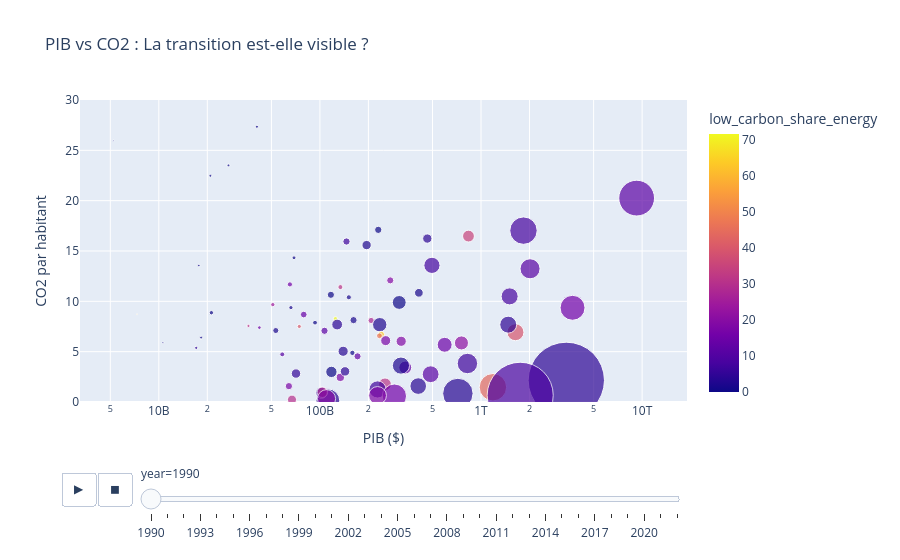

The notebook cell this image was saved under:
### Code cell
fig = px.scatter(df,
                x="gdp",
                y="co2_per_capita",
                size="population",
                size_max=60,
                color="low_carbon_share_energy",
                hover_name="country",
                log_x=True,
                animation_frame = "year",
                range_y=[0,30],
                title= "PIB vs CO2 : La transition est-elle visible ?",
                labels = {"gdp":"PIB ($)", "co2_per_capita": "CO2 par habitant"})

fig.show()

### Figure 1 — Plotly figure (JSON) as saved in the notebook; plotly's stock layout.template omitted (floating-point values rounded to 4 significant figures)
{"data": [{"hovertemplate": "<b>%{hovertext}</b><br><br>year=1990<br>PIB ($)=%{x}<br>CO2 par habitant=%{y}<br>population=%{marker.size}<br>low_carbon_share_energy=%{marker.color}<extra></extra>", "hovertext": ["Algeria", "Argentina", "Australia", "Austria", "Azerbaijan", "Bangladesh", "Belarus", "Belgium", "Brazil", "Bulgaria", "Canada", "Chile", "China", "Colombia", "Croatia", "Cyprus", "Czechia", "Denmark", "Ecuador", "Egypt", "Estonia", "Finland", "France", "Germany", "Greece", "Hong Kong", "Hungary", "Iceland", "India", "Indonesia", "Iran", "Iraq", "Ireland", "Israel", "Italy", "Japan", "Kazakhstan", "Kuwait", "Latvia", "Lithuania", "Luxembourg", "Malaysia", "Mexico", "Morocco", "Netherlands", "New Zealand", "North Macedonia", "Norway", "Oman", "Pakistan", "Peru", "Philippines", "Poland", "Portugal", "Qatar", "Romania", "Russia", "Saudi Arabia", "Singapore", "Slovakia", "Slovenia", "South Africa", "South Korea", "Spain", "Sri Lanka", "Sweden", "Switzerland", "Taiwan", "Thailand", "Trinidad and Tobago", "Turkey", "Turkmenistan", "Ukraine", "United Arab Emirates", "United Kingdom", "United States", "Uzbekistan", "Venezuela", "Vietnam"], "legendgroup": "", "marker": {"color": [0.119, 13.7, 4.137, 27.76, 1.77, 3.332, 0.012, 19.45, 43.67, 14.0, 35.07, 18.08, 4.45, 31.2, 10.9, 0.0, 6.996, 1.204, 17.3, 7.097, 0.0, 31.16, 39.22, 11.4, 1.714, 0.0, 12.0, 59.08, 8.845, 3.597, 2.531, 5.453, 1.644, 0.006, 4.568, 15.85, 2.384, 0.0, 14.55, 24.86, 0.629, 4.645, 7.005, 4.106, 1.341, 40.27, 4.612, 71.56, 0.0, 16.08, 28.07, 18.76, 0.339, 13.74, 0.0, 4.324, 7.893, 0.0, 0.097, 15.63, 30.88, 2.553, 14.88, 21.03, 29.79, 63.3, 45.97, 18.87, 3.878, 0.139, 11.59, 0.005, 7.553, 0.0, 7.938, 12.01, 3.562, 17.21, 19.58], "coloraxis": "coloraxis", "size": [25380000.0, 32760000.0, 17130000.0, 7680000.0, 7231000.0, 111600000.0, 10190000.0, 9961000.0, 149100000.0, 8822000.0, 27790000.0, 13440000.0, 1154000000.0, 32440000.0, 4835000.0, 788400.0, 10300000.0, 5141000.0, 10470000.0, 58400000.0, 1570000.0, 4987000.0, 56990000.0, 79710000.0, 10260000.0, 5561000.0, 10380000.0, 254800.0, 865000000.0, 183500000.0, 58380000.0, 17580000.0, 3514000.0, 4545000.0, 57030000.0, 123400000.0, 17150000.0, 1685000.0, 2660000.0, 3695000.0, 381700.0, 17830000.0, 82820000.0, 24380000.0, 15030000.0, 3397000.0, 2064000.0, 4241000.0, 1764000.0, 116200000.0, 22010000.0, 62850000.0, 38060000.0, 9990000.0, 440200.0, 22940000.0, 149000000.0, 10640000.0, 3040000.0, 5266000.0, 1998000.0, 40750000.0, 44080000.0, 39080000.0, 16350000.0, 8559000.0, 6713000.0, 20590000.0, 54740000.0, 1252000.0, 56020000.0, 3761000.0, 52050000.0, 1898000.0, 57370000.0, 253400000.0, 20460000.0, 19830000.0, 65500000.0], "sizemode": "area", "sizeref": 396200.0, "symbol": "circle"}, "mode": "markers", "name": "", "orientation": "v", "showlegend": false, "type": "scatter", "x": [117800000000.0, 338800000000.0, 464100000000.0, 208000000000.0, 53240000000.0, 112100000000.0, 117000000000.0, 273300000000.0, 1185000000000.0, 79350000000.0, 836000000000.0, 134000000000.0, 3385000000000.0, 253500000000.0, 58370000000.0, 10600000000.0, 146200000000.0, 151200000000.0, 64190000000.0, 228000000000.0, 27070000000.0, 134100000000.0, 1636000000000.0, 2016000000000.0, 161700000000.0, 159000000000.0, 106800000000.0, 7326000000.0, 1751000000000.0, 718500000000.0, 318500000000.0, 71050000000.0, 66090000000.0, 93270000000.0, 1475000000000.0, 3700000000000.0, 194900000000.0, 20900000000.0, 42100000000.0, 51020000000.0, 14060000000.0, 143200000000.0, 823600000000.0, 102200000000.0, 411400000000.0, 74480000000.0, 17070000000.0, 124900000000.0, 18310000000.0, 290100000000.0, 103600000000.0, 227900000000.0, 310700000000.0, 171200000000.0, 5222000000.0, 128000000000.0, 1835000000000.0, 230200000000.0, 69070000000.0, 65120000000.0, 36030000000.0, 235100000000.0, 594800000000.0, 756100000000.0, 67100000000.0, 240200000000.0, 234200000000.0, 319500000000.0, 407600000000.0, 17710000000.0, 486800000000.0, 21200000000.0, 495900000000.0, 40640000000.0, 1506000000000.0, 9250000000000.0, 139400000000.0, 256100000000.0, 109900000000.0], "xaxis": "x", "y": [2.991, 3.425, 16.24, 8.098, 7.101, 0.126, 10.65, 12.08, 1.466, 8.687, 16.48, 2.449, 2.153, 1.753, 4.733, 5.896, 15.94, 10.4, 1.575, 1.248, 23.5, 11.41, 6.929, 13.23, 8.133, 4.882, 7.073, 8.719, 0.668, 0.845, 3.616, 2.826, 9.375, 7.882, 7.684, 9.359, 15.59, 22.47, 7.391, 9.672, 30.94, 3.043, 3.825, 0.915, 10.85, 7.504, 5.378, 8.254, 6.398, 0.584, 0.972, 0.649, 9.889, 4.536, 25.96, 7.696, 17.02, 17.1, 14.32, 11.68, 7.556, 7.68, 5.683, 5.869, 0.233, 6.709, 6.576, 6.033, 1.581, 13.56, 2.759, 8.871, 13.57, 27.35, 10.49, 20.25, 5.039, 6.096, 0.325], "yaxis": "y"}], "layout": {"coloraxis": {"colorbar": {"title": {"text": "low_carbon_share_energy"}}, "colorscale": [[0, "#0d0887"], [0.1111, "#46039f"], [0.2222, "#7201a8"], [0.3333, "#9c179e"], [0.4444, "#bd3786"], [0.5556, "#d8576b"], [0.6667, "#ed7953"], [0.7778, "#fb9f3a"], [0.8889, "#fdca26"], [1, "#f0f921"]]}, "legend": {"itemsizing": "constant", "tracegroupgap": 0}, "sliders": [{"active": 0, "currentvalue": {"prefix": "year="}, "len": 0.9, "pad": {"b": 10, "t": 60}, "steps": [{"args": [["1990"], {"frame": {"duration": 0, "redraw": false}, "fromcurrent": true, "mode": "immediate", "transition": {"duration": 0, "easing": "linear"}}], "label": "1990", "method": "animate"}, {"args": [["1991"], {"frame": {"duration": 0, "redraw": false}, "fromcurrent": true, "mode": "immediate", "transition": {"duration": 0, "easing": "linear"}}], "label": "1991", "method": "animate"}, {"args": [["1992"], {"frame": {"duration": 0, "redraw": false}, "fromcurrent": true, "mode": "immediate", "transition": {"duration": 0, "easing": "linear"}}], "label": "1992", "method": "animate"}, {"args": [["1993"], {"frame": {"duration": 0, "redraw": false}, "fromcurrent": true, "mode": "immediate", "transition": {"duration": 0, "easing": "linear"}}], "label": "1993", "method": "animate"}, {"args": [["1994"], {"frame": {"duration": 0, "redraw": false}, "fromcurrent": true, "mode": "immediate", "transition": {"duration": 0, "easing": "linear"}}], "label": "1994", "method": "animate"}, {"args": [["1995"], {"frame": {"duration": 0, "redraw": false}, "fromcurrent": true, "mode": "immediate", "transition": {"duration": 0, "easing": "linear"}}], "label": "1995", "method": "animate"}, {"args": [["1996"], {"frame": {"duration": 0, "redraw": false}, "fromcurrent": true, "mode": "immediate", "transition": {"duration": 0, "easing": "linear"}}], "label": "1996", "method": "animate"}, {"args": [["1997"], {"frame": {"duration": 0, "redraw": false}, "fromcurrent": true, "mode": "immediate", "transition": {"duration": 0, "easing": "linear"}}], "label": "1997", "method": "animate"}, {"args": [["1998"], {"frame": {"duration": 0, "redraw": false}, "fromcurrent": true, "mode": "immediate", "transition": {"duration": 0, "easing": "linear"}}], "label": "1998", "method": "animate"}, {"args": [["1999"], {"frame": {"duration": 0, "redraw": false}, "fromcurrent": true, "mode": "immediate", "transition": {"duration": 0, "easing": "linear"}}], "label": "1999", "method": "animate"}, {"args": [["2000"], {"frame": {"duration": 0, "redraw": false}, "fromcurrent": true, "mode": "immediate", "transition": {"duration": 0, "easing": "linear"}}], "label": "2000", "method": "animate"}, {"args": [["2001"], {"frame": {"duration": 0, "redraw": false}, "fromcurrent": true, "mode": "immediate", "transition": {"duration": 0, "easing": "linear"}}], "label": "2001", "method": "animate"}, {"args": [["2002"], {"frame": {"duration": 0, "redraw": false}, "fromcurrent": true, "mode": "immediate", "transition": {"duration": 0, "easing": "linear"}}], "label": "2002", "method": "animate"}, {"args": [["2003"], {"frame": {"duration": 0, "redraw": false}, "fromcurrent": true, "mode": "immediate", "transition": {"duration": 0, "easing": "linear"}}], "label": "2003", "method": "animate"}, {"args": [["2004"], {"frame": {"duration": 0, "redraw": false}, "fromcurrent": true, "mode": "immediate", "transition": {"duration": 0, "easing": "linear"}}], "label": "2004", "method": "animate"}, {"args": [["2005"], {"frame": {"duration": 0, "redraw": false}, "fromcurrent": true, "mode": "immediate", "transition": {"duration": 0, "easing": "linear"}}], "label": "2005", "method": "animate"}, {"args": [["2006"], {"frame": {"duration": 0, "redraw": false}, "fromcurrent": true, "mode": "immediate", "transition": {"duration": 0, "easing": "linear"}}], "label": "2006", "method": "animate"}, {"args": [["2007"], {"frame": {"duration": 0, "redraw": false}, "fromcurrent": true, "mode": "immediate", "transition": {"duration": 0, "easing": "linear"}}], "label": "2007", "method": "animate"}, {"args": [["2008"], {"frame": {"duration": 0, "redraw": false}, "fromcurrent": true, "mode": "immediate", "transition": {"duration": 0, "easing": "linear"}}], "label": "2008", "method": "animate"}, {"args": [["2009"], {"frame": {"duration": 0, "redraw": false}, "fromcurrent": true, "mode": "immediate", "transition": {"duration": 0, "easing": "linear"}}], "label": "2009", "method": "animate"}, {"args": [["2010"], {"frame": {"duration": 0, "redraw": false}, "fromcurrent": true, "mode": "immediate", "transition": {"duration": 0, "easing": "linear"}}], "label": "2010", "method": "animate"}, {"args": [["2011"], {"frame": {"duration": 0, "redraw": false}, "fromcurrent": true, "mode": "immediate", "transition": {"duration": 0, "easing": "linear"}}], "label": "2011", "method": "animate"}, {"args": [["2012"], {"frame": {"duration": 0, "redraw": false}, "fromcurrent": true, "mode": "immediate", "transition": {"duration": 0, "easing": "linear"}}], "label": "2012", "method": "animate"}, {"args": [["2013"], {"frame": {"duration": 0, "redraw": false}, "fromcurrent": true, "mode": "immediate", "transition": {"duration": 0, "easing": "linear"}}], "label": "2013", "method": "animate"}, {"args": [["2014"], {"frame": {"duration": 0, "redraw": false}, "fromcurrent": true, "mode": "immediate", "transition": {"duration": 0, "easing": "linear"}}], "label": "2014", "method": "animate"}, {"args": [["2015"], {"frame": {"duration": 0, "redraw": false}, "fromcurrent": true, "mode": "immediate", "transition": {"duration": 0, "easing": "linear"}}], "label": "2015", "method": "animate"}, {"args": [["2016"], {"frame": {"duration": 0, "redraw": false}, "fromcurrent": true, "mode": "immediate", "transition": {"duration": 0, "easing": "linear"}}], "label": "2016", "method": "animate"}, {"args": [["2017"], {"frame": {"duration": 0, "redraw": false}, "fromcurrent": true, "mode": "immediate", "transition": {"duration": 0, "easing": "linear"}}], "label": "2017", "method": "animate"}, {"args": [["2018"], {"frame": {"duration": 0, "redraw": false}, "fromcurrent": true, "mode": "immediate", "transition": {"duration": 0, "easing": "linear"}}], "label": "2018", "method": "animate"}, {"args": [["2019"], {"frame": {"duration": 0, "redraw": false}, "fromcurrent": true, "mode": "immediate", "transition": {"duration": 0, "easing": "linear"}}], "label": "2019", "method": "animate"}, {"args": [["2020"], {"frame": {"duration": 0, "redraw": false}, "fromcurrent": true, "mode": "immediate", "transition": {"duration": 0, "easing": "linear"}}], "label": "2020", "method": "animate"}, {"args": [["2021"], {"frame": {"duration": 0, "redraw": false}, "fromcurrent": true, "mode": "immediate", "transition": {"duration": 0, "easing": "linear"}}], "label": "2021", "method": "animate"}, {"args": [["2022"], {"frame": {"duration": 0, "redraw": false}, "fromcurrent": true, "mode": "immediate", "transition": {"duration": 0, "easing": "linear"}}], "label": "2022", "method": "animate"}], "x": 0.1, "xanchor": "left", "y": 0, "yanchor": "top"}], "title": {"text": "PIB vs CO2 : La transition est-elle visible ?"}, "updatemenus": [{"buttons": [{"args": [null, {"frame": {"duration": 500, "redraw": false}, "fromcurrent": true, "mode": "immediate", "transition": {"duration": 500, "easing": "linear"}}], "label": "&#9654;", "method": "animate"}, {"args": [[null], {"frame": {"duration": 0, "redraw": false}, "fromcurrent": true, "mode": "immediate", "transition": {"duration": 0, "easing": "linear"}}], "label": "&#9724;", "method": "animate"}], "direction": "left", "pad": {"r": 10, "t": 70}, "showactive": false, "type": "buttons", "x": 0.1, "xanchor": "right", "y": 0, "yanchor": "top"}], "xaxis": {"anchor": "y", "domain": [0, 1], "title": {"text": "PIB ($)"}, "type": "log"}, "yaxis": {"anchor": "x", "domain": [0, 1], "range": [0, 30], "title": {"text": "CO2 par habitant"}}}}
